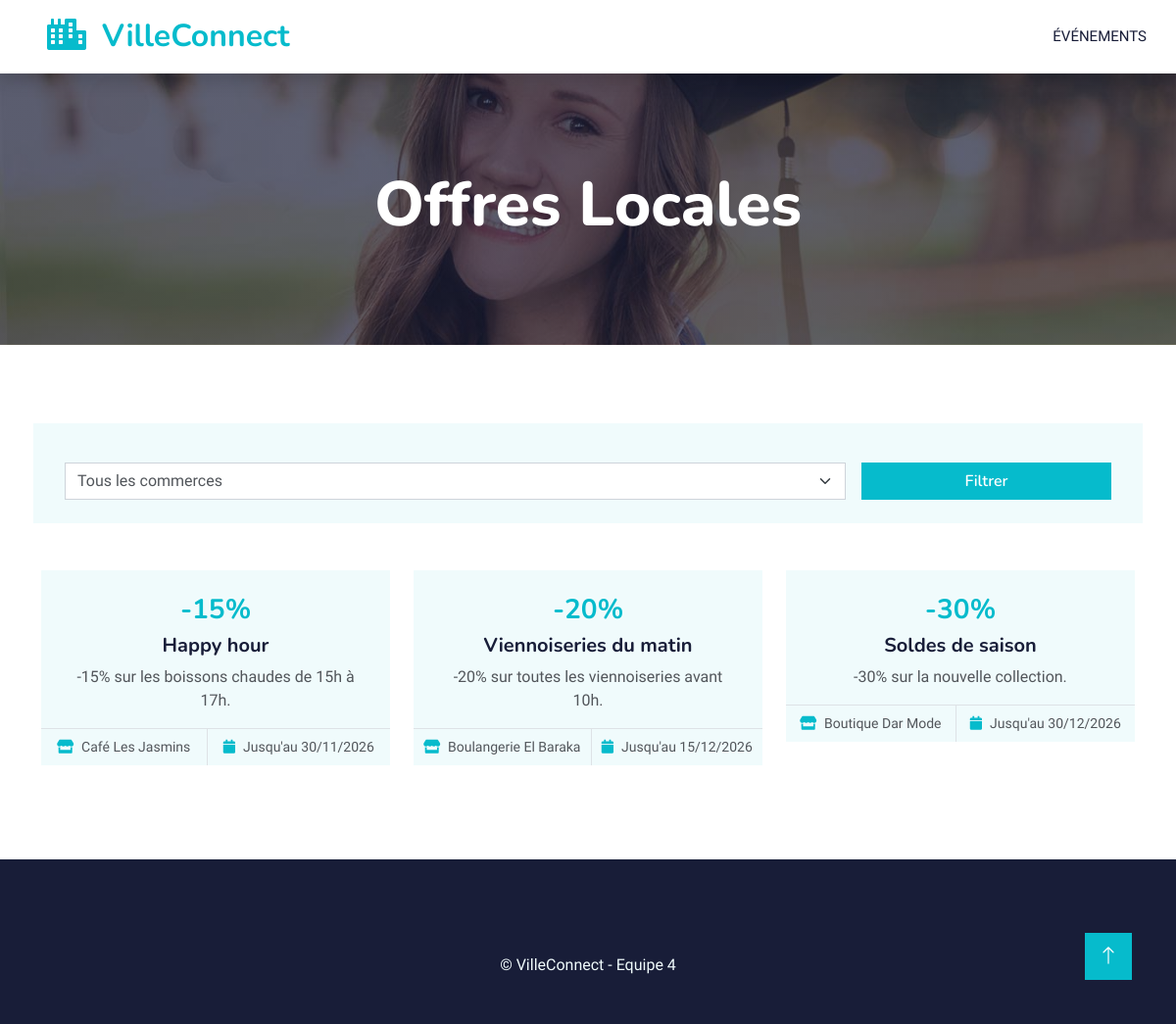
Page /Views/front/offres.php on the committed database.
### tables this page shows
CREATE TABLE Offre (
    id INT AUTO_INCREMENT PRIMARY KEY,
    commerce_id INT NOT NULL,
    titre VARCHAR(255) NOT NULL,
    description TEXT,
    reduction TINYINT UNSIGNED NOT NULL,
    date_debut DATE NOT NULL,
    date_fin DATE NOT NULL,
    FOREIGN KEY (commerce_id) REFERENCES Commerce(id) ON DELETE CASCADE
);

CREATE TABLE Commerce (
    id INT AUTO_INCREMENT PRIMARY KEY,
    nom VARCHAR(255) NOT NULL,
    description TEXT,
    adresse VARCHAR(255) NOT NULL,
    telephone VARCHAR(20) NOT NULL,
    categorie_id INT NOT NULL,
    FOREIGN KEY (categorie_id) REFERENCES CategorieCommerce(id)
);

### Controllers/OffreC.php (called while the page is built, shortened)
<?php
class OffreC {
    function getOffres($commerce_id = '', $actives = false) {
        $db = config::getConnexion();
        try {
            $sql = self::SELECT_BASE . " WHERE 1 = 1";
            $params = [];
            if ($actives) { $sql .= " AND o.date_debut <= CURDATE() AND o.date_fin >= CURDATE()"; }
            $sql .= " ORDER BY o.date_fin ASC";
            $q = $db->prepare($sql);
            $q->execute($params);
            return $q->fetchAll();
        } catch (Exception $e) { return []; }
    }
}
?>

### Views/front/offres.php (the view, shortened to what this page needs)
<?php
require_once __DIR__ . '/../../Controllers/OffreC.php';
$controller = new OffreC();
$commerces = $controller->getCommerces();
$commerceIds = array_map('intval', array_column($commerces, 'id'));
$commerce_id = filter_var($_GET['commerce_id'] ?? '', FILTER_VALIDATE_INT);
$commerce_id = in_array($commerce_id, $commerceIds, true) ? $commerce_id : '';
$offres = $controller->getOffres($commerce_id, true);
?>
<!DOCTYPE html>
<html lang="fr">
<head><?php require_once __DIR__ . '/../includes/head.php'; ?></head>
<body>
    <?php require_once __DIR__ . '/../includes/navbar.php'; ?>
    <div class="container-fluid bg-primary py-5 mb-5 page-header">
        <div class="container py-5">
            <div class="row justify-content-center">
                <div class="col-lg-10 text-center">
                    <h1 class="display-3 text-white animated slideInDown">Offres Locales</h1>
                </div>
            </div>
        </div>
    </div>
    <div class="container-xxl py-5">
        <div class="container">
            <form method="GET" class="row g-3 mb-5 p-4 bg-light rounded">
                <div class="col-md-9">
                    <select name="commerce_id" class="form-select">
                        <option value="">Tous les commerces</option>
                    </select>
                </div>
                <div class="col-md-3"><button type="submit" class="btn btn-primary w-100">Filtrer</button></div>
            </form>
            <div class="row g-4 justify-content-center">
                <?php foreach ($offres as $o): ?>
                <div class="col-lg-4 col-md-6">
                    <div class="course-item bg-light">
                        <div class="text-center p-4 pb-0">
                            <h3 class="mb-2 text-primary">-<?= (int)$o['reduction'] ?>%</h3>
                            <h5 class="mb-2"><?= htmlspecialchars($o['titre']) ?></h5>
                            <p class="mb-3"><?= htmlspecialchars($o['description'] ?? '') ?></p>
                        </div>
                        <div class="d-flex border-top">
                            <small class="flex-fill text-center border-end py-2"><i class="fa fa-store text-primary me-2"></i><?= htmlspecialchars($o['commerce_nom']) ?></small>
                            <small class="flex-fill text-center py-2"><i class="fa fa-calendar text-primary me-2"></i>Jusqu'au <?= date('d/m/Y', strtotime($o['date_fin'])) ?></small>
                        </div>
                    </div>
                </div>
                <?php endforeach; ?>
            </div>
        </div>
    </div>
    <?php require_once __DIR__ . '/../includes/footer.php'; ?>
    <?php require_once __DIR__ . '/../includes/scripts.php'; ?>

### Views/assets/css/style.css (style rules this page uses)
:root { --primary: #06BBCC; --light: #F0FBFC; --dark: #181d38; }
.btn { font-family: 'Nunito', sans-serif; font-weight: 600; transition: .5s; }
.btn.btn-primary, .btn.btn-secondary { color: #FFFFFF; }
.page-header { background: linear-gradient(rgba(24, 29, 56, .7), rgba(24, 29, 56, .7)), url(../img/carousel-1.jpg); background-position: center center; background-repeat: no-repeat; background-size: cover; }

### rows in the picture
offre: reduction "15", titre "Happy hour", description "-15% sur les boissons chaudes de 15h à 17h.", commerce.nom "Café Les Jasmins", date_fin "30/11/2026"
offre: reduction "20", titre "Viennoiseries du matin", description "-20% sur toutes les viennoiseries avant 10h.", commerce.nom "Boulangerie El Baraka", date_fin "15/12/2026"
offre: reduction "30", titre "Soldes de saison", description "-30% sur la nouvelle collection.", commerce.nom "Boutique Dar Mode", date_fin "30/12/2026"
